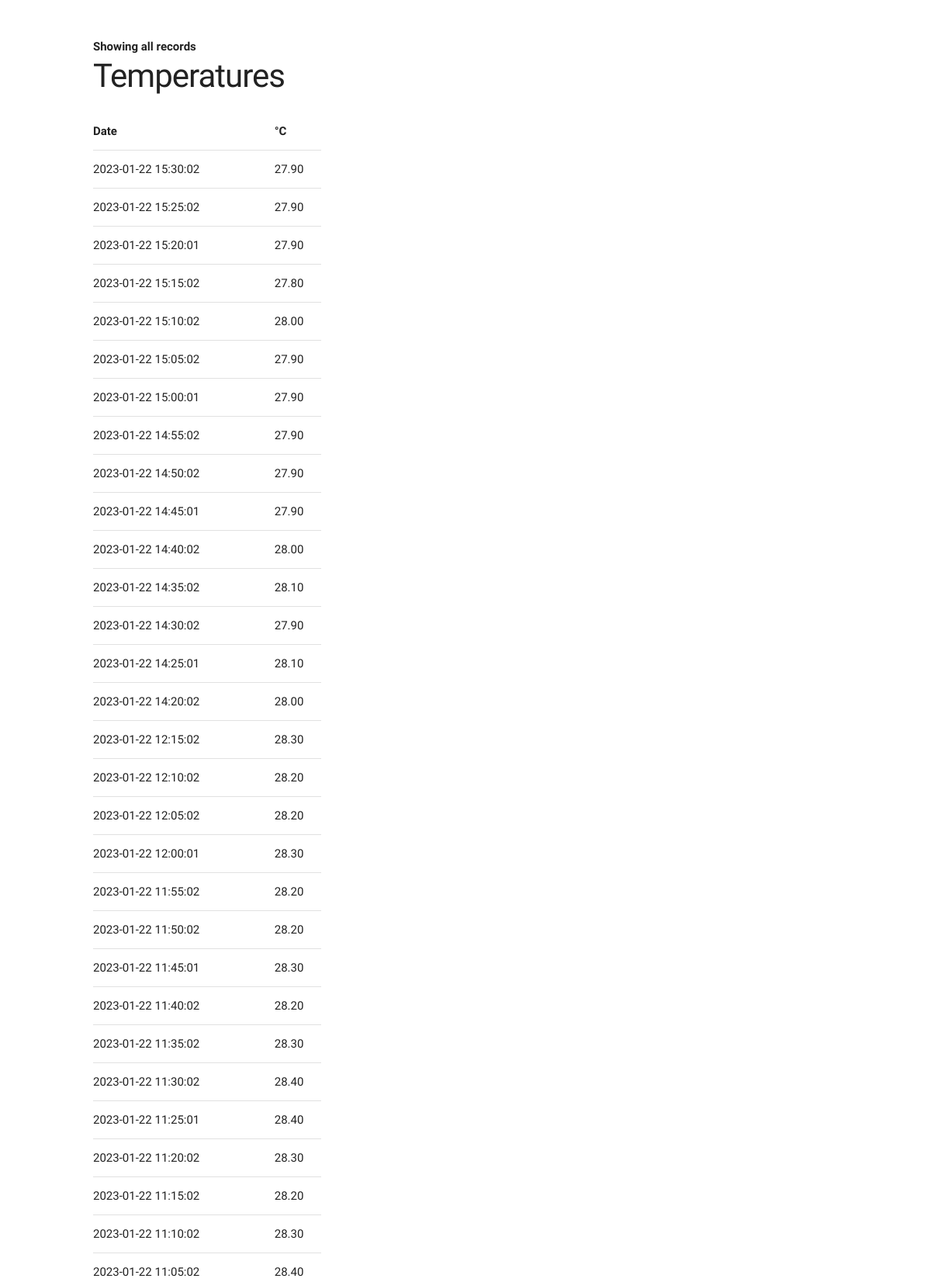
Page /temp_hum_db (upper part) on the committed database.
### tables this page shows
CREATE TABLE temperatures (rDatetime datetime, sensorID text, temp numeric);

### app.py (the view)
@app.route("/temp_hum_db", methods=['GET'])
def temp_hum_db():
    from_date_str = request.args.get('from', time.strftime("%Y-%m-%d 00:00"))
    to_date_str = request.args.get('to', time.strftime("%Y-%m-%d %H:%M"))
    if not validate_date(from_date_str):
        from_date_str = time.strftime("%Y-%m-%d 00:00")
    if not validate_date(to_date_str):
        to_date_str = time.strftime("%Y-%m-%d %H:%M")
    import sqlite3
    conn=sqlite3.connect('/var/www/major_project/app.db')
    curs=conn.cursor()
    curs.execute("SELECT * FROM temperatures WHERE rDatetime BETWEEN ? AND ? ORDER BY rDatetime DESC", (from_date_str, to_date_str))
    temperatures = curs.fetchall()
    curs.execute("SELECT * FROM humidities WHERE rDatetime BETWEEN ? AND ? ORDER BY rDatetime DESC", (from_date_str, to_date_str))
    humidities = curs.fetchall()
    conn.close()
    return render_template("temp_hum_db.html",temp=temperatures,hum=humidities)

### app.py (called while the page is built)
def validate_date(d):
    try:
        datetime.datetime.strptime(d, "%Y-%m-%d %H:%M")
        return True
    except ValueError:
        return False

### templates/temp_hum_db.html (shortened to what this page needs)
<!DOCTYPE html>
<html lang="en">
  <head>
    <link rel="stylesheet" href="/static/css/normalize.css">
    <link rel="stylesheet" href="/static/css/skeleton.css">
  </head>
  <body>
    <div class="container">
      <div class="row">
        <div class="one-third column" style="margin-top: 5%">
          <strong>Showing all records</strong>
          <h2>Temperatures</h2>
            <table class="u-full-width">
              <thead>
                <tr>
                  <th>Date</th>
                  <th>&deg;C</th>
                </tr>
              </thead>
              <tbody>
                {% for row in temp %}
                <tr>
                  <td>{{row[0]}}</td>
                  <td>{{'%0.2f'|format(row[2])}}</td>
                </tr>
                {% endfor %}
              </tbody>
            </table>
        </div>
    </div>
  </body>
</html>

### static/css/skeleton.css (style rules this page uses)
.container { position: relative; width: 100%; max-width: 960px; margin: 0 auto; padding: 0 20px; box-sizing: border-box; }
.column, .columns { width: 100%; float: left; box-sizing: border-box; }
@media (min-width: 400px) { .container { width: 85%; padding: 0; } }
@media (min-width: 550px) { .container { width: 80%; } }
@media (min-width: 550px) { .column, .columns { margin-left: 4%; } }
@media (min-width: 550px) { .column:first-child, .columns:first-child { margin-left: 0; } }
@media (min-width: 550px) { .one-third.column { width: 30.6666666667%; } }
html { font-size: 62.5%; }
body { font-size: 1.5em; line-height: 1.6; font-weight: 400; font-family: "Raleway", "HelveticaNeue", "Helvetica Neue", Helvetica, Arial, sans-serif; color: #222; }
h1, h2, h3, h4, h5, h6 { margin-top: 0; margin-bottom: 2rem; font-weight: 300; }
h2 { font-size: 3.6rem; line-height: 1.25; letter-spacing: -.1rem; }
@media (min-width: 550px) { h2 { font-size: 4.2rem; } }
th, td { padding: 12px 15px; text-align: left; border-bottom: 1px solid #E1E1E1; }
th:first-child, td:first-child { padding-left: 0; }
th:last-child, td:last-child { padding-right: 0; }
pre, blockquote, dl, figure, table, p, ul, ol, form { margin-bottom: 2.5rem; }
.u-full-width { width: 100%; box-sizing: border-box; }
.container:after, .row:after, .u-cf { content: ""; display: table; clear: both; }

### rows in the picture
temperatures: rDatetime "2023-01-22 15:30:02", temp "27.90"
temperatures: rDatetime "2023-01-22 15:25:02", temp "27.90"
temperatures: rDatetime "2023-01-22 15:20:01", temp "27.90"
temperatures: rDatetime "2023-01-22 15:15:02", temp "27.80"
temperatures: rDatetime "2023-01-22 15:10:02", temp "28.00"
temperatures: rDatetime "2023-01-22 15:05:02", temp "27.90"
temperatures: rDatetime "2023-01-22 15:00:01", temp "27.90"
temperatures: rDatetime "2023-01-22 14:55:02", temp "27.90"
temperatures: rDatetime "2023-01-22 14:50:02", temp "27.90"
temperatures: rDatetime "2023-01-22 14:45:01", temp "27.90"
temperatures: rDatetime "2023-01-22 14:40:02", temp "28.00"
temperatures: rDatetime "2023-01-22 14:35:02", temp "28.10"
temperatures: rDatetime "2023-01-22 14:30:02", temp "27.90"
temperatures: rDatetime "2023-01-22 14:25:01", temp "28.10"
temperatures: rDatetime "2023-01-22 14:20:02", temp "28.00"
temperatures: rDatetime "2023-01-22 12:15:02", temp "28.30"
temperatures: rDatetime "2023-01-22 12:10:02", temp "28.20"
temperatures: rDatetime "2023-01-22 12:05:02", temp "28.20"
temperatures: rDatetime "2023-01-22 12:00:01", temp "28.30"
temperatures: rDatetime "2023-01-22 11:55:02", temp "28.20"
temperatures: rDatetime "2023-01-22 11:50:02", temp "28.20"
temperatures: rDatetime "2023-01-22 11:45:01", temp "28.30"
temperatures: rDatetime "2023-01-22 11:40:02", temp "28.20"
temperatures: rDatetime "2023-01-22 11:35:02", temp "28.30"
temperatures: rDatetime "2023-01-22 11:30:02", temp "28.40"
temperatures: rDatetime "2023-01-22 11:25:01", temp "28.40"
temperatures: rDatetime "2023-01-22 11:20:02", temp "28.30"
temperatures: rDatetime "2023-01-22 11:15:02", temp "28.20"
temperatures: rDatetime "2023-01-22 11:10:02", temp "28.30"
temperatures: rDatetime "2023-01-22 11:05:02", temp "28.40"
